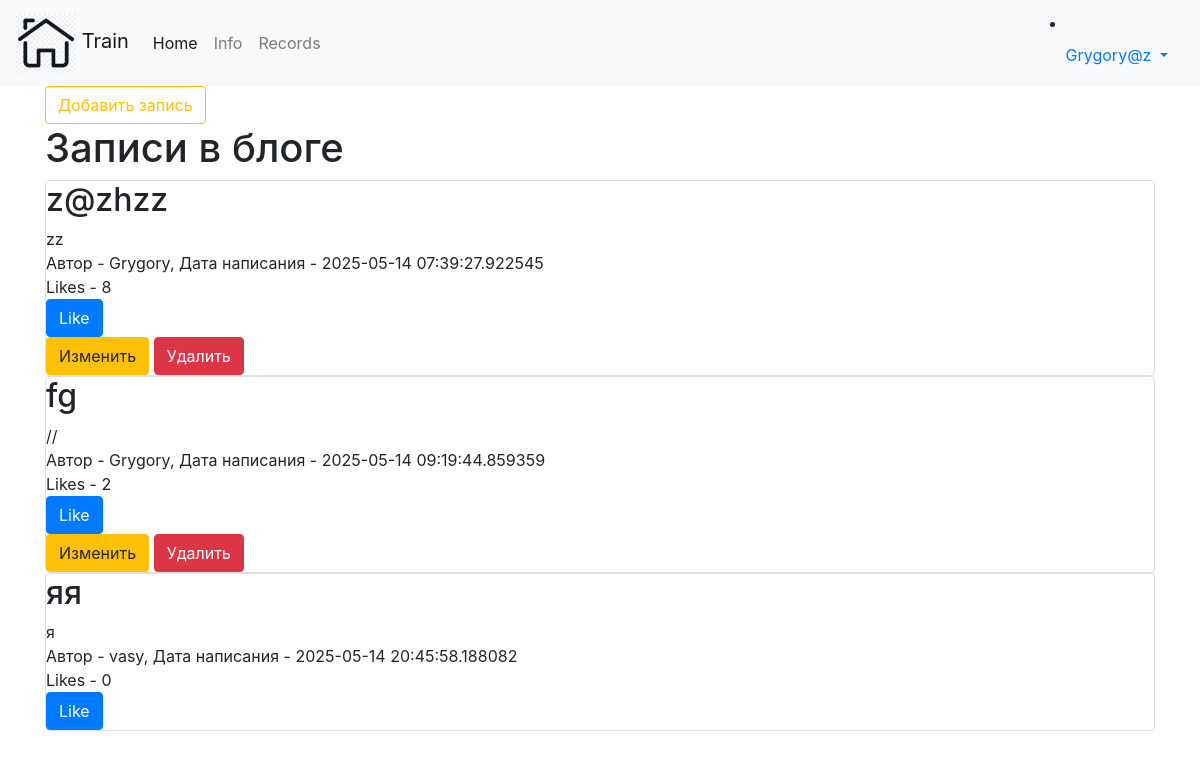
Screenshot of /profile (signed in) with the database file from the repository.
### data/users.py (models this page shows, shortened)
class User(SqlAlchemyBase, UserMixin, SerializerMixin):
    __tablename__ = 'users'
    id = sqlalchemy.Column(sqlalchemy.Integer,
                           primary_key=True, autoincrement=True)
    name = sqlalchemy.Column(sqlalchemy.String, nullable=True)
    about = sqlalchemy.Column(sqlalchemy.String, nullable=True)
    email = sqlalchemy.Column(sqlalchemy.String,
                              index=True, unique=True, nullable=True)
    hashed_password = sqlalchemy.Column(sqlalchemy.String, nullable=True)
    created_date = sqlalchemy.Column(sqlalchemy.DateTime,
                                     default=datetime.datetime.now)
    news = orm.relationship("News", back_populates='user')
    height = sqlalchemy.Column(sqlalchemy.Integer)
    weight = sqlalchemy.Column(sqlalchemy.Integer)
    age = sqlalchemy.Column(sqlalchemy.Integer)
    sex = sqlalchemy.Column(sqlalchemy.String, nullable=True)
    rating = sqlalchemy.Column(sqlalchemy.Integer)

### data/news.py (models this page shows)
class News(SqlAlchemyBase, SerializerMixin):
    __tablename__ = 'news'
    id = sqlalchemy.Column(sqlalchemy.Integer,
                           primary_key=True, autoincrement=True)
    title = sqlalchemy.Column(sqlalchemy.String, nullable=True)
    content = sqlalchemy.Column(sqlalchemy.String, nullable=True)
    created_date = sqlalchemy.Column(sqlalchemy.DateTime,
                                     default=datetime.datetime.now)
    is_private = sqlalchemy.Column(sqlalchemy.Boolean, default=True)
    user_id = sqlalchemy.Column(sqlalchemy.Integer,
                                sqlalchemy.ForeignKey("users.id"))
    likes = sqlalchemy.Column(sqlalchemy.String, default='0')
    user = orm.relationship('User')

### main.py (the view)
@app.route("/profile")
def index():
    db_sess = db_session.create_session()
    news = db_sess.query(News).filter(News.is_private is not True)
    if current_user.is_authenticated:
        news = db_sess.query(News).filter(
            (News.user == current_user) | (News.is_private is not True))
    else:
        news = db_sess.query(News).filter(News.is_private is not True)
    if current_user.is_authenticated:
        return render_template("index.html", user_name=session['name'], news=news)
    else:
        return render_template("index.html", news=news)

### data/db_session.py (called while the page is built)
def create_session() -> Session:
    global __factory
    return __factory()

### main.py (called while the page is built)
@login_manager.user_loader
def load_user(user_id):
    db_sess = db_session.create_session()
    return db_sess.query(User).get(user_id)

### templates/index.html (shortened to what this page needs)
{% extends "base.html" %}
{% block content %}
{% if current_user.is_authenticated %}
<a href="news" class="btn btn-outline-warning">Добавить запись</a>
{% endif %}
<h1>Записи в блоге</h1>
{% for item in news%}
<div class="col-md6 border rounded">
    <h2>{{item.title}}</h2>
    <div>
        {{item.content}}
    </div>
    <div>
        Автор - {{item.user.name}}, Дата написания - {{item.created_date}}
    </div>
    <div>
        Likes - {{item.likes}}
    </div>
    <a href="/like/{{ item.id }}" class="btn btn-primary">
            Like
        </a>
    {% if current_user.is_authenticated and current_user == item.user %}
    <div>
        <a href="/news/{{ item.id }}" class="btn btn-warning">
            Изменить
        </a>
        <a href="/news_delete/{{ item.id }}" class="btn btn-danger">
            Удалить
        </a>
    </div>
{% endif %}
</div>
{% endfor %}
{% endblock %}

### templates/base.html (shortened to what this page needs)
<!doctype html>
<html lang="en">
<head>
    <link rel="stylesheet"
          href="https://stackpath.bootstrapcdn.com/bootstrap/4.4.1/css/bootstrap.min.css"
>
    <link rel="stylesheet" type="text/css" href="static/css/style.css">
</head>
<body>
<header>
    <nav class="navbar navbar-expand-lg navbar-light bg-light">
  <a class="navbar-brand" href="/"><img src="static/img/home.png" width="60" height="60" alt=""> Train</a>
  <div class="collapse navbar-collapse" id="navbarSupportedContent">
    <ul class="navbar-nav mr-auto">
      <li class="nav-item active">
        <a class="nav-link" href="/">Home <span class="sr-only">(current)</span></a>
      </li>
      <li class="nav-item">
        <a class="nav-link" href="/info">Info</a>
      </li>
      <li class="nav-item">
        <a class="nav-link" href="/records">Records</a>
      </li>
    </ul>
    <form class="form-inline my-2 my-lg-0">
      {% if current_user.is_authenticated %}
        <li class="nav-item dropdown">
        <a class="nav-link dropdown-toggle" href="#" id="navbarDropdown" role="button" data-toggle="dropdown" aria-haspopup="true" aria-expanded="false">
          {{ user_name }}
        </a>
      </li>
{% else %}
    <p>
        <a class="btn btn-outline-success" href="/register">Зарегистрироваться</a>
        <a class="btn btn-outline-primary" href="/login">Войти</a>
    </p>
{% endif %}
    </form>
  </div>
</nav>
</header>
<main role="main" class="container">
    {% block content %}{% endblock %}
</main>
</body>
</html>

### rows the page displays
User: email "Grygory@z"
News: title "z@zhzz", content "zz", user.name "Grygory", created_date "2025-05-14 07:39:27.922545", likes "8"
News: title "fg", content "//", user.name "Grygory", created_date "2025-05-14 09:19:44.859359", likes "2"
News: title "яя", content "я", user.name "vasy", created_date "2025-05-14 20:45:58.188082", likes "0"
